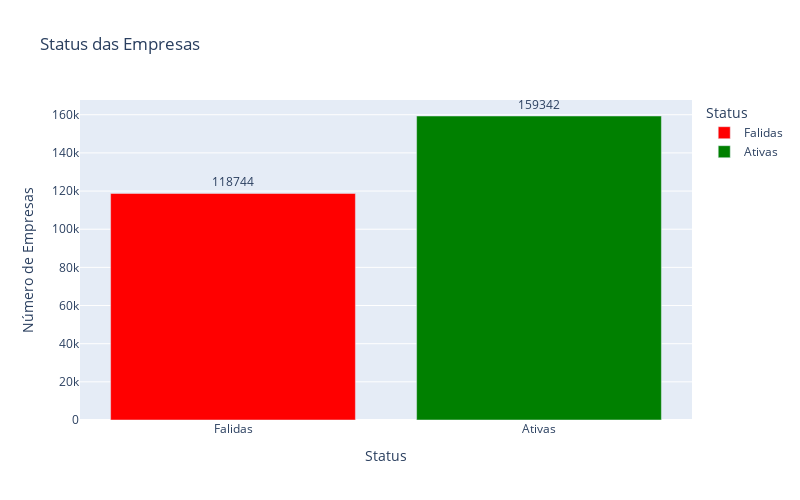

Notebook cell for this chart:
### Markdown cell above
## Plotando um gráfico comparando as empresas que faliram e as que continuaram operando:

### Code cell
import plotly.express as px
# Contar o número de empresas ativas e falidas
status_counts = df['operates_within_2_years'].value_counts().sort_index()

# Criando um DataFrame para facilitar o plot
status_data = pd.DataFrame({
    'Status': ['Falidas', 'Ativas'],
    'Quantidade': [status_counts.get(0, 0), status_counts.get(1, 0)]  # Se não houver 0 ou 1, retorna 0
})
fig = px.bar(
    status_data, 
    x='Status', 
    y='Quantidade', 
    color='Status',
    color_discrete_map={'Falidas': 'red', 'Ativas': 'green'},
    title='Status das Empresas', 
    text='Quantidade',
    width=800,  
    height=500  
)

fig.update_traces(texttemplate='%{text}', textposition='outside')
fig.update_layout(yaxis_title='Número de Empresas', xaxis_title='Status')
fig.show()

### Figure 1 — Plotly figure (JSON) as saved in the notebook; plotly's stock layout.template omitted (floating-point values rounded to 4 significant figures)
{"data": [{"alignmentgroup": "True", "hovertemplate": "Status=%{x}<br>Quantidade=%{text}<extra></extra>", "legendgroup": "Falidas", "marker": {"color": "red", "pattern": {"shape": ""}}, "name": "Falidas", "offsetgroup": "Falidas", "orientation": "v", "showlegend": true, "text": [118744], "textposition": "outside", "texttemplate": "%{text}", "type": "bar", "x": ["Falidas"], "xaxis": "x", "y": [118744], "yaxis": "y"}, {"alignmentgroup": "True", "hovertemplate": "Status=%{x}<br>Quantidade=%{text}<extra></extra>", "legendgroup": "Ativas", "marker": {"color": "green", "pattern": {"shape": ""}}, "name": "Ativas", "offsetgroup": "Ativas", "orientation": "v", "showlegend": true, "text": [159342], "textposition": "outside", "texttemplate": "%{text}", "type": "bar", "x": ["Ativas"], "xaxis": "x", "y": [159342], "yaxis": "y"}], "layout": {"barmode": "relative", "height": 500, "legend": {"title": {"text": "Status"}, "tracegroupgap": 0}, "title": {"text": "Status das Empresas"}, "width": 800, "xaxis": {"anchor": "y", "autorange": true, "categoryarray": ["Falidas", "Ativas"], "categoryorder": "array", "domain": [0, 1], "range": [-0.5, 1.5], "title": {"text": "Status"}, "type": "category"}, "yaxis": {"anchor": "x", "autorange": true, "domain": [0, 1], "range": [0, 167700.0], "title": {"text": "Número de Empresas"}, "type": "linear"}}}
